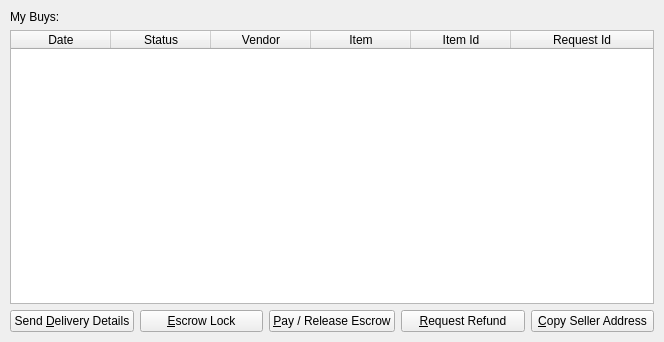
<?xml version="1.0" encoding="UTF-8"?>
<ui version="4.0">
 <class>BuysPage</class>
 <widget class="QWidget" name="BuysPage">
  <property name="geometry">
   <rect>
    <x>0</x>
    <y>0</y>
    <width>664</width>
    <height>342</height>
   </rect>
  </property>
  <property name="windowTitle">
   <string>SlingRoad Buys</string>
  </property>
  <layout class="QVBoxLayout" name="topLayout">
   <property name="leftMargin">
    <number>10</number>
   </property>
   <property name="topMargin">
    <number>10</number>
   </property>
   <property name="rightMargin">
    <number>10</number>
   </property>
   <property name="bottomMargin">
    <number>10</number>
   </property>
   <item>
    <layout class="QVBoxLayout" name="verticalLayout">
     <item>
      <widget class="QLabel" name="label">
       <property name="text">
        <string>My Buys:</string>
       </property>
      </widget>
     </item>
     <item>
      <widget class="QTableWidget" name="tableWidget">
       <property name="editTriggers">
        <set>QAbstractItemView::NoEditTriggers</set>
       </property>
       <property name="alternatingRowColors">
        <bool>true</bool>
       </property>
       <property name="selectionMode">
        <enum>QAbstractItemView::SingleSelection</enum>
       </property>
       <property name="selectionBehavior">
        <enum>QAbstractItemView::SelectRows</enum>
       </property>
       <attribute name="horizontalHeaderStretchLastSection">
        <bool>true</bool>
       </attribute>
       <column>
        <property name="text">
         <string>Date</string>
        </property>
       </column>
       <column>
        <property name="text">
         <string>Status</string>
        </property>
       </column>
       <column>
        <property name="text">
         <string>Vendor</string>
        </property>
       </column>
       <column>
        <property name="text">
         <string>Item</string>
        </property>
       </column>
       <column>
        <property name="text">
         <string>Item Id</string>
        </property>
       </column>
       <column>
        <property name="text">
         <string>Request Id</string>
        </property>
       </column>
      </widget>
     </item>
    </layout>
   </item>
   <item>
    <layout class="QHBoxLayout" name="horizontalLayout">
     <property name="bottomMargin">
      <number>0</number>
     </property>
     <item>
      <widget class="QPushButton" name="deliveryDetailsButton">
       <property name="text">
        <string>Send &amp;Delivery Details</string>
       </property>
      </widget>
     </item>
     <item>
      <widget class="QPushButton" name="escrowLockButton">
       <property name="text">
        <string>&amp;Escrow Lock</string>
       </property>
      </widget>
     </item>
     <item>
      <widget class="QPushButton" name="payButton">
       <property name="text">
        <string>&amp;Pay / Release Escrow</string>
       </property>
      </widget>
     </item>
     <item>
      <widget class="QPushButton" name="refundButton">
       <property name="text">
        <string>&amp;Request Refund</string>
       </property>
      </widget>
     </item>
     <item>
      <widget class="QPushButton" name="copyAddressButton">
       <property name="text">
        <string>&amp;Copy Seller Address</string>
       </property>
      </widget>
     </item>
    </layout>
   </item>
  </layout>
 </widget>
 <resources/>
 <connections/>
</ui>
